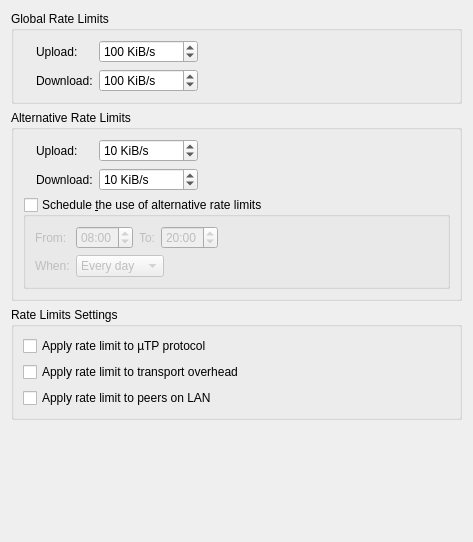
          <widget class="QWidget" name="scrollAreaWidgetContents_9">
           <property name="geometry">
            <rect>
             <x>0</x>
             <y>0</y>
             <width>473</width>
             <height>542</height>
            </rect>
           </property>
           <layout class="QVBoxLayout" name="verticalLayout_5">
            <item>
             <widget class="QGroupBox" name="rateLimitBox">
              <property name="title">
               <string>Global Rate Limits</string>
              </property>
              <layout class="QGridLayout" name="rateLimitBoxLayout">
               <item row="0" column="2">
                <widget class="QSpinBox" name="spinUploadLimit">
                 <property name="specialValueText">
                  <string>∞</string>
                 </property>
                 <property name="suffix">
                  <string> KiB/s</string>
                 </property>
                 <property name="maximum">
                  <number>1000000</number>
                 </property>
                 <property name="value">
                  <number>100</number>
                 </property>
                </widget>
               </item>
               <item row="1" column="2">
                <widget class="QSpinBox" name="spinDownloadLimit">
                 <property name="specialValueText">
                  <string>∞</string>
                 </property>
                 <property name="suffix">
                  <string> KiB/s</string>
                 </property>
                 <property name="maximum">
                  <number>1000000</number>
                 </property>
                 <property name="value">
                  <number>100</number>
                 </property>
                </widget>
               </item>
               <item row="0" column="0" rowspan="2">
                <widget class="QLabel" name="labelGlobalRate"/>
               </item>
               <item row="0" column="3">
                <spacer name="horizontalSpacer">
                 <property name="orientation">
                  <enum>Qt::Horizontal</enum>
                 </property>
                 <property name="sizeHint" stdset="0">
                  <size>
                   <width>40</width>
                   <height>20</height>
                  </size>
                 </property>
                </spacer>
               </item>
               <item row="0" column="1">
                <widget class="QLabel" name="label_10">
                 <property name="text">
                  <string>Upload:</string>
                 </property>
                </widget>
               </item>
               <item row="1" column="1">
                <widget class="QLabel" name="label_11">
                 <property name="text">
                  <string>Download:</string>
                 </property>
                </widget>
               </item>
              </layout>
             </widget>
            </item>
            <item>
             <widget class="QGroupBox" name="altRateLimitBox">
              <property name="title">
               <string>Alternative Rate Limits</string>
              </property>
              <layout class="QGridLayout" name="gridLayout_6">
               <item row="1" column="2">
                <widget class="QSpinBox" name="spinDownloadLimitAlt">
                 <property name="specialValueText">
                  <string>∞</string>
                 </property>
                 <property name="suffix">
                  <string> KiB/s</string>
                 </property>
                 <property name="maximum">
                  <number>1000000</number>
                 </property>
                 <property name="value">
                  <number>10</number>
                 </property>
                </widget>
               </item>
               <item row="0" column="0" rowspan="2">
                <widget class="QLabel" name="labelAltRate"/>
               </item>
               <item row="2" column="0" colspan="4">
                <widget class="QGroupBox" name="groupBoxSchedule">
                 <property name="title">
                  <string>Schedule &amp;the use of alternative rate limits</string>
                 </property>
                 <property name="checkable">
                  <bool>true</bool>
                 </property>
                 <property name="checked">
                  <bool>false</bool>
                 </property>
                 <layout class="QGridLayout" name="gridLayout_7">
                  <item row="0" column="0">
                   <widget class="QLabel" name="label_6">
                    <property name="text">
                     <string comment="From start time">From:</string>
                    </property>
                   </widget>
                  </item>
                  <item row="0" column="3">
                   <widget class="QTimeEdit" name="timeEditScheduleTo">
                    <property name="wrapping">
                     <bool>true</bool>
                    </property>
                    <property name="displayFormat">
                     <string notr="true">hh:mm</string>
                    </property>
                    <property name="time">
                     <time>
                      <hour>20</hour>
                      <minute>0</minute>
                      <second>0</second>
                     </time>
                    </property>
                   </widget>
                  </item>
                  <item row="0" column="2">
                   <widget class="QLabel" name="label_17">
                    <property name="text">
                     <string comment="To end time">To:</string>
                    </property>
                   </widget>
                  </item>
                  <item row="0" column="1">
                   <widget class="QTimeEdit" name="timeEditScheduleFrom">
                    <property name="wrapping">
                     <bool>true</bool>
                    </property>
                    <property name="displayFormat">
                     <string notr="true">hh:mm</string>
                    </property>
                    <property name="calendarPopup">
                     <bool>false</bool>
                    </property>
                    <property name="time">
                     <time>
                      <hour>8</hour>
                      <minute>0</minute>
                      <second>0</second>
                     </time>
                    </property>
                   </widget>
                  </item>
                  <item row="1" column="0">
                   <widget class="QLabel" name="label_18">
                    <property name="text">
                     <string>When:</string>
                    </property>
                   </widget>
                  </item>
                  <item row="1" column="1" colspan="3">
                   <widget class="QComboBox" name="comboBoxScheduleDays">
                    <property name="sizePolicy">
                     <sizepolicy hsizetype="Fixed" vsizetype="Fixed">
                      <horstretch>0</horstretch>
                      <verstretch>0</verstretch>
                     </sizepolicy>
                    </property>
                    <item>
                     <property name="text">
                      <string>Every day</string>
                     </property>
                    </item>
                    <item>
                     <property name="text">
                      <string>Weekdays</string>
                     </property>
                    </item>
                    <item>
                     <property name="text">
                      <string>Weekends</string>
                     </property>
                    </item>
                   </widget>
                  </item>
                  <item row="0" column="4">
                   <spacer name="horizontalSpacer_8">
                    <property name="orientation">
                     <enum>Qt::Horizontal</enum>
                    </property>
                    <property name="sizeHint" stdset="0">
                     <size>
                      <width>40</width>
                      <height>20</height>
                     </size>
                    </property>
                   </spacer>
                  </item>
                 </layout>
                </widget>
               </item>
               <item row="0" column="2">
                <widget class="QSpinBox" name="spinUploadLimitAlt">
                 <property name="specialValueText">
                  <string>∞</string>
                 </property>
                 <property name="suffix">
                  <string> KiB/s</string>
                 </property>
                 <property name="maximum">
                  <number>1000000</number>
                 </property>
                 <property name="value">
                  <number>10</number>
                 </property>
                </widget>
               </item>
               <item row="0" column="3">
                <spacer name="horizontalSpacer_5">
                 <property name="orientation">
                  <enum>Qt::Horizontal</enum>
                 </property>
                 <property name="sizeHint" stdset="0">
                  <size>
                   <width>40</width>
                   <height>20</height>
                  </size>
                 </property>
                </spacer>
               </item>
               <item row="0" column="1">
                <widget class="QLabel" name="label_13">
                 <property name="text">
                  <string>Upload:</string>
                 </property>
                </widget>
               </item>
               <item row="1" column="1">
                <widget class="QLabel" name="label_14">
                 <property name="text">
                  <string>Download:</string>
                 </property>
                </widget>
               </item>
              </layout>
             </widget>
            </item>
            <item>
             <widget class="QGroupBox" name="rateLimitsGroupBox">
              <property name="title">
               <string>Rate Limits Settings</string>
              </property>
              <layout class="QVBoxLayout" name="verticalLayout_30">
               <item>
                <widget class="QCheckBox" name="checkLimituTPConnections">
                 <property name="text">
                  <string>Apply rate limit to µTP protocol</string>
                 </property>
                </widget>
               </item>
               <item>
                <widget class="QCheckBox" name="checkLimitTransportOverhead">
                 <property name="text">
                  <string>Apply rate limit to transport overhead</string>
                 </property>
                </widget>
               </item>
               <item>
                <widget class="QCheckBox" name="checkLimitLocalPeerRate">
                 <property name="text">
                  <string>Apply rate limit to peers on LAN</string>
                 </property>
                </widget>
               </item>
              </layout>
             </widget>
            </item>
            <item>
             <spacer name="verticalSpacer_2">
              <property name="orientation">
               <enum>Qt::Vertical</enum>
              </property>
              <property name="sizeHint" stdset="0">
               <size>
                <width>20</width>
                <height>40</height>
               </size>
              </property>
             </spacer>
            </item>
           </layout>
          </widget>
